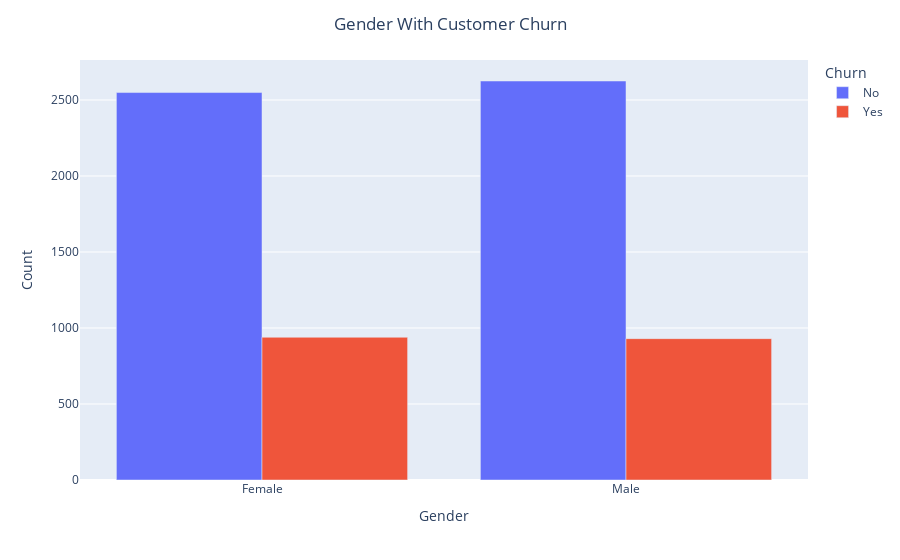

Here is the notebook cell this chart was saved with:
### Code cell
df_gender_=df.groupby(by =['gender','Churn'])['tenure'].count().to_frame().reset_index().rename(columns={'gender':'Gender','Response':'Response','tenure':'Count'})
df_gender_['Churn']=df_gender_['Churn'].astype('category')

fig = px.bar(df_gender_, x="Gender", y="Count",color="Churn",barmode="group",
             
             )
fig.update_layout(title_text='Gender With Customer Churn',title_x=0.5)
fig.show()

### Figure 1 — Plotly figure (JSON) as saved in the notebook; plotly's stock layout.template omitted (floating-point values rounded to 4 significant figures)
{"data": [{"alignmentgroup": "True", "hovertemplate": "Churn=No<br>Gender=%{x}<br>Count=%{y}<extra></extra>", "legendgroup": "No", "marker": {"color": "#636efa", "pattern": {"shape": ""}}, "name": "No", "offsetgroup": "No", "orientation": "v", "showlegend": true, "textposition": "auto", "type": "bar", "x": ["Female", "Male"], "xaxis": "x", "y": [2549, 2625], "yaxis": "y"}, {"alignmentgroup": "True", "hovertemplate": "Churn=Yes<br>Gender=%{x}<br>Count=%{y}<extra></extra>", "legendgroup": "Yes", "marker": {"color": "#EF553B", "pattern": {"shape": ""}}, "name": "Yes", "offsetgroup": "Yes", "orientation": "v", "showlegend": true, "textposition": "auto", "type": "bar", "x": ["Female", "Male"], "xaxis": "x", "y": [939, 930], "yaxis": "y"}], "layout": {"barmode": "group", "legend": {"title": {"text": "Churn"}, "tracegroupgap": 0}, "margin": {"t": 60}, "title": {"text": "Gender With Customer Churn", "x": 0.5}, "xaxis": {"anchor": "y", "domain": [0, 1], "title": {"text": "Gender"}}, "yaxis": {"anchor": "x", "domain": [0, 1], "title": {"text": "Count"}}}}
